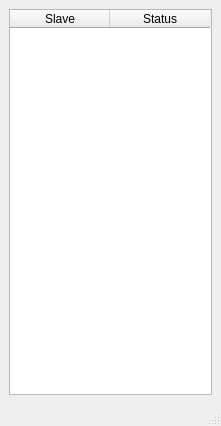
<?xml version="1.0" encoding="UTF-8"?>
<ui version="4.0">
 <class>Monitoring</class>
 <widget class="QMainWindow" name="Monitoring">
  <property name="geometry">
   <rect>
    <x>0</x>
    <y>0</y>
    <width>221</width>
    <height>426</height>
   </rect>
  </property>
  <property name="windowTitle">
   <string>Monitoring</string>
  </property>
  <widget class="QWidget" name="centralwidget">
   <layout class="QVBoxLayout" name="verticalLayout">
    <item>
     <widget class="QTableWidget" name="tableWidget">
      <column>
       <property name="text">
        <string>Slave</string>
       </property>
      </column>
      <column>
       <property name="text">
        <string>Status</string>
       </property>
      </column>
     </widget>
    </item>
   </layout>
  </widget>
  <widget class="QMenuBar" name="menubar">
   <property name="geometry">
    <rect>
     <x>0</x>
     <y>0</y>
     <width>221</width>
     <height>22</height>
    </rect>
   </property>
  </widget>
  <widget class="QStatusBar" name="statusbar"/>
 </widget>
 <resources/>
 <connections/>
</ui>
